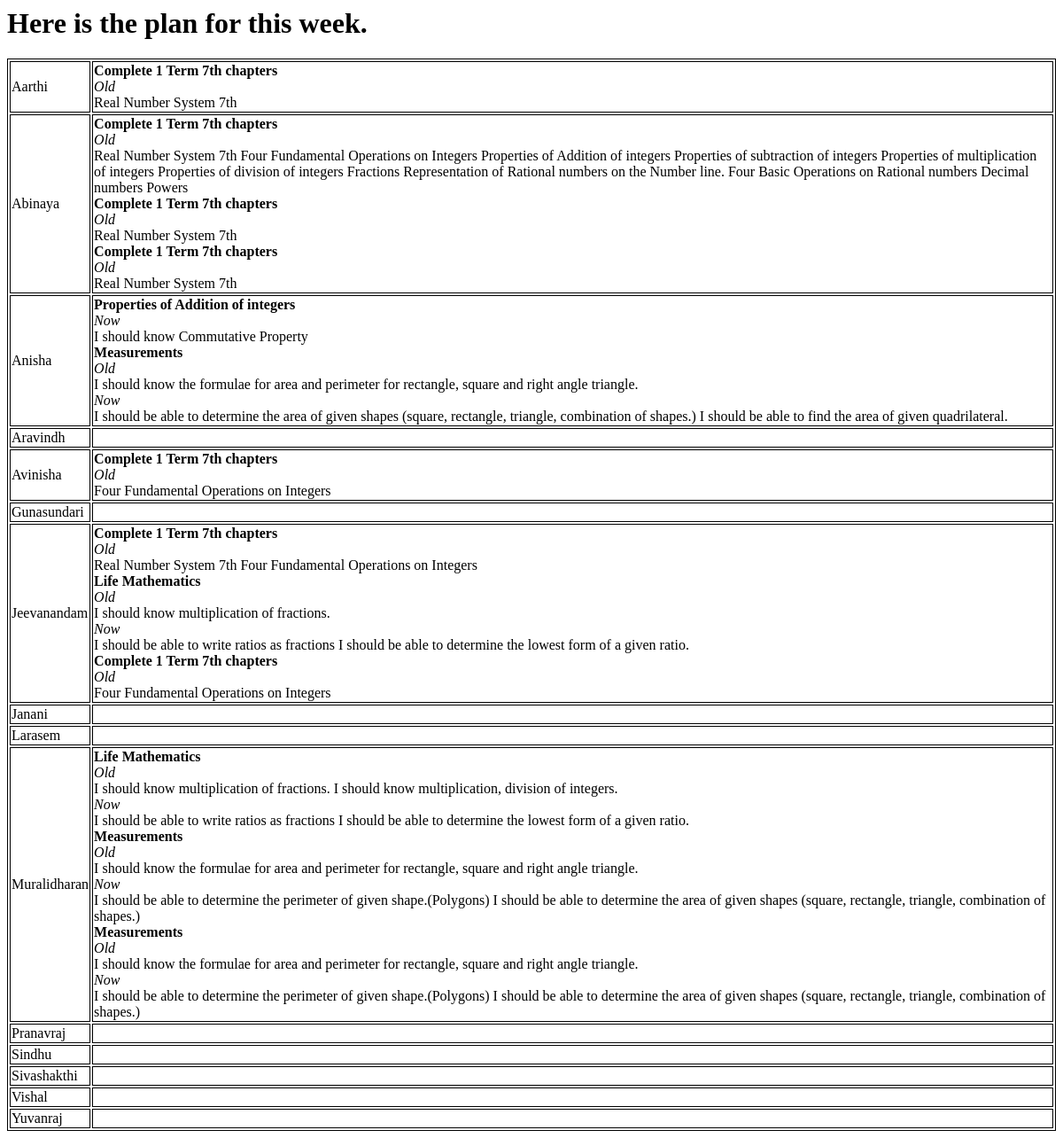
Before: /plan/show7thGrade with the older database file.
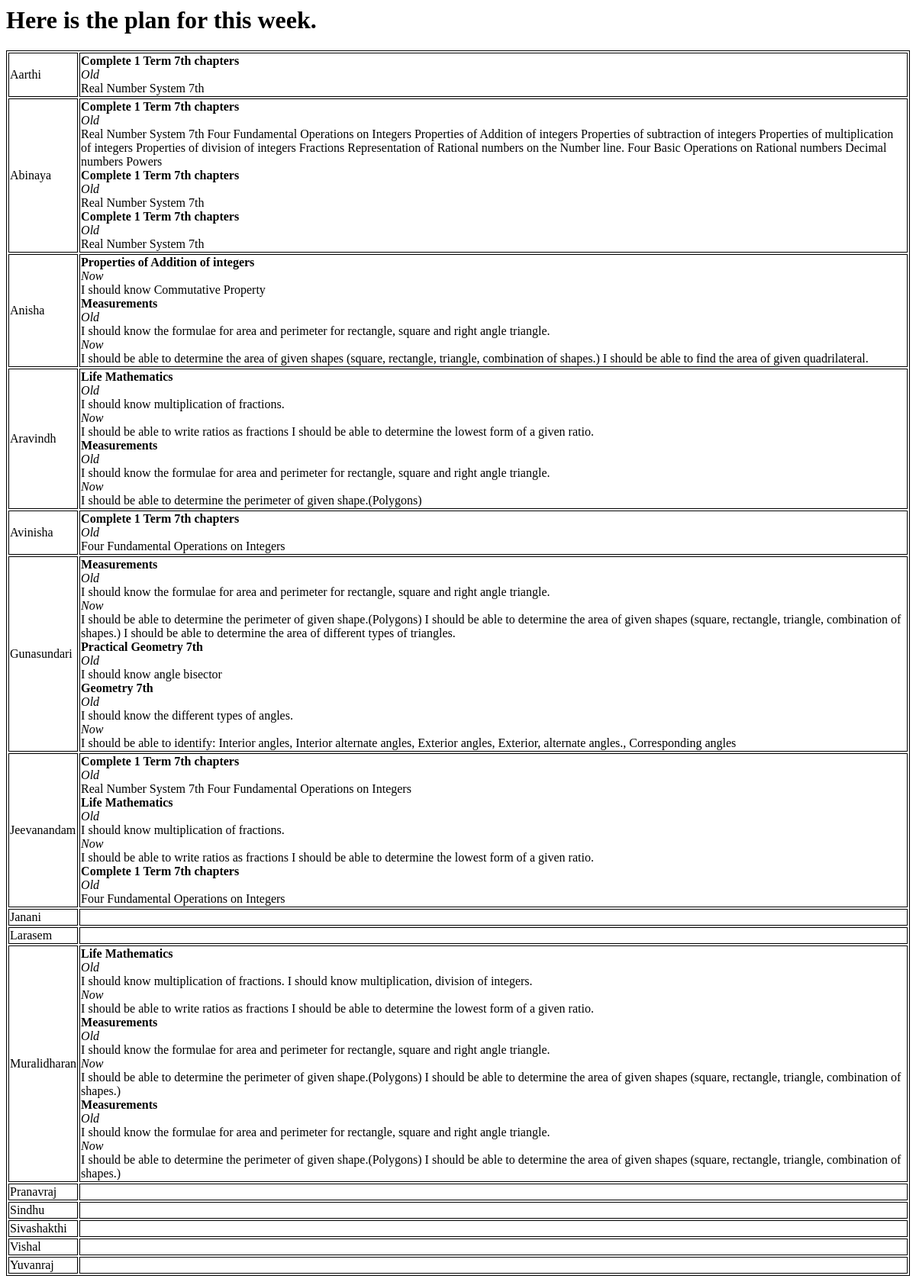
After: the same page with the newer database file.
### plan/models.py (models this page shows)
class allstudent(models.Model):
       Standard = models.TextField(default='7th')
       Name =  models.TextField(default='Sanjeev')

class Post1(models.Model):
    Name =  models.TextField(default='Sanjeev')
    Standard = models.TextField(default='7th')
    Chapter =  models.TextField(default='Some 7th chapter')
    Goal_old1 =  models.TextField(default='')
    Goal_old2 =  models.TextField(default='')
    Goal_now1 =  models.TextField(default='')
    Goal_now2 =  models.TextField(default='')
    Goal_now3 =  models.TextField(default='')
    Goal_now4 =  models.TextField(default='')
    created_date = models.DateTimeField(
            default=timezone.now)

### plan/views.py (the view)
def show7thGrade(request):
    students_of_a_grade = allstudent.objects.filter(Standard="7th")
    N =7
    date_N_days_ago = datetime.now() - timedelta(days=N)
    all_plan = Post1.objects.filter(created_date__range=[date_N_days_ago, datetime.now()], Standard="7th")
    return render(request, 'plan/showdata.html', {'all_plan': all_plan, 'students_of_a_grade':students_of_a_grade})

### plan/templates/plan/showdata.html (shortened to what this page needs)
<html>
<body>
<h1>Here is the plan for this week.</h1>
<table>
{% if students_of_a_grade %}
  {% for student in students_of_a_grade %}
     	  <tr><td> {{student.Name}} </td>
		<td>
           {% for user in all_plan %}
        	{%if student.Name == user.Name %}
			<b>{{user.Chapter}}</b><br>
			{% if user.Goal_old1 != "" %}
				<div><i>Old</i><br>
				{{user.Goal_old1}}<br>
			{%endif%}
			{% if user.Goal_now1 != "" %}
				<i>Now</i><br>
				{{user.Goal_now1}}<br></div>
			{%endif%}
		{% endif %}
            {% endfor %}
        </tr>
   {% endfor %}
</table>
{% endif %}
</body>
</html>

### plan/templates/plan/showdata.html (style rules this page uses)
table, th, td { border: 1px solid black; }

Changed rows visible on the page:
added Post1: Chapter "Life Mathematics", Goal_old1 "I should know multiplication of fractions.", Goal_now1 "I should be able to write ratios as fractions I should be able to determine the lowest form of a given ratio.", shown under allstudent "Aravindh"
added Post1: Chapter "Measurements", Goal_old1 "I should know the formulae for area and perimeter for rectangle, square and right angle triangle.", Goal_now1 "I should be able to determine the perimeter of given shape.(Polygons)", shown under allstudent "Aravindh"
added Post1: Chapter "Measurements", Goal_old1 "I should know the formulae for area and perimeter for rectangle, square and right angle triangle.", Goal_now1 "I should be able to determine the perimeter of given shape.(Polygons) I should be able to determine the area of given shapes (square, rectangle, triangle, combination of shapes.) I should be able to determine the area of different types of triangles.", shown under allstudent "Gunasundari"
added Post1: Chapter "Practical Geometry 7th", Goal_old1 "I should know angle bisector", shown under allstudent "Gunasundari"
added Post1: Chapter "Geometry 7th", Goal_old1 "I should know the different types of angles.", Goal_now1 "I should be able to identify: Interior angles, Interior alternate angles, Exterior angles, Exterior, alternate angles., Corresponding angles", shown under allstudent "Gunasundari"
